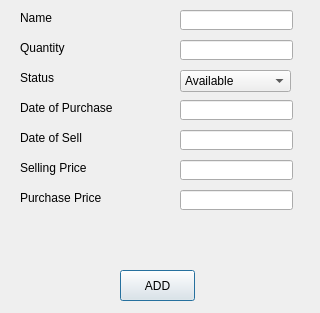
<?xml version="1.0" encoding="UTF-8"?>
<ui version="4.0">
 <class>AddItem</class>
 <widget class="QDialog" name="AddItem">
  <property name="windowModality">
   <enum>Qt::WindowModal</enum>
  </property>
  <property name="geometry">
   <rect>
    <x>0</x>
    <y>0</y>
    <width>320</width>
    <height>313</height>
   </rect>
  </property>
  <property name="windowTitle">
   <string>Add an Item</string>
  </property>
  <property name="inputMethodHints">
   <set>Qt::ImhExclusiveInputMask</set>
  </property>
  <widget class="QPushButton" name="btnAdd">
   <property name="geometry">
    <rect>
     <x>120</x>
     <y>270</y>
     <width>75</width>
     <height>31</height>
    </rect>
   </property>
   <property name="font">
    <font>
     <pointsize>9</pointsize>
    </font>
   </property>
   <property name="text">
    <string>ADD</string>
   </property>
  </widget>
  <widget class="QLabel" name="label">
   <property name="geometry">
    <rect>
     <x>20</x>
     <y>10</y>
     <width>121</width>
     <height>16</height>
    </rect>
   </property>
   <property name="font">
    <font>
     <pointsize>9</pointsize>
    </font>
   </property>
   <property name="text">
    <string>Name</string>
   </property>
  </widget>
  <widget class="QLineEdit" name="txtName">
   <property name="geometry">
    <rect>
     <x>180</x>
     <y>10</y>
     <width>113</width>
     <height>20</height>
    </rect>
   </property>
   <property name="font">
    <font>
     <pointsize>9</pointsize>
    </font>
   </property>
  </widget>
  <widget class="QLineEdit" name="txtQuantity">
   <property name="geometry">
    <rect>
     <x>180</x>
     <y>40</y>
     <width>113</width>
     <height>20</height>
    </rect>
   </property>
   <property name="font">
    <font>
     <pointsize>9</pointsize>
    </font>
   </property>
  </widget>
  <widget class="QLabel" name="label_2">
   <property name="geometry">
    <rect>
     <x>20</x>
     <y>40</y>
     <width>121</width>
     <height>16</height>
    </rect>
   </property>
   <property name="font">
    <font>
     <pointsize>9</pointsize>
    </font>
   </property>
   <property name="text">
    <string>Quantity</string>
   </property>
  </widget>
  <widget class="QLabel" name="label_3">
   <property name="geometry">
    <rect>
     <x>20</x>
     <y>70</y>
     <width>121</width>
     <height>16</height>
    </rect>
   </property>
   <property name="font">
    <font>
     <pointsize>9</pointsize>
    </font>
   </property>
   <property name="text">
    <string>Status</string>
   </property>
  </widget>
  <widget class="QLineEdit" name="txtDOP">
   <property name="geometry">
    <rect>
     <x>180</x>
     <y>100</y>
     <width>113</width>
     <height>20</height>
    </rect>
   </property>
   <property name="font">
    <font>
     <pointsize>9</pointsize>
    </font>
   </property>
  </widget>
  <widget class="QLabel" name="label_4">
   <property name="geometry">
    <rect>
     <x>20</x>
     <y>100</y>
     <width>121</width>
     <height>16</height>
    </rect>
   </property>
   <property name="font">
    <font>
     <pointsize>9</pointsize>
    </font>
   </property>
   <property name="text">
    <string>Date of Purchase</string>
   </property>
  </widget>
  <widget class="QLineEdit" name="txtDOS">
   <property name="geometry">
    <rect>
     <x>180</x>
     <y>130</y>
     <width>113</width>
     <height>20</height>
    </rect>
   </property>
   <property name="font">
    <font>
     <pointsize>9</pointsize>
    </font>
   </property>
  </widget>
  <widget class="QLabel" name="label_5">
   <property name="geometry">
    <rect>
     <x>20</x>
     <y>130</y>
     <width>121</width>
     <height>16</height>
    </rect>
   </property>
   <property name="font">
    <font>
     <pointsize>9</pointsize>
    </font>
   </property>
   <property name="text">
    <string>Date of Sell</string>
   </property>
  </widget>
  <widget class="QLineEdit" name="txtSellingPrice">
   <property name="geometry">
    <rect>
     <x>180</x>
     <y>160</y>
     <width>113</width>
     <height>20</height>
    </rect>
   </property>
   <property name="font">
    <font>
     <pointsize>9</pointsize>
    </font>
   </property>
  </widget>
  <widget class="QLabel" name="label_6">
   <property name="geometry">
    <rect>
     <x>20</x>
     <y>160</y>
     <width>121</width>
     <height>16</height>
    </rect>
   </property>
   <property name="font">
    <font>
     <pointsize>9</pointsize>
    </font>
   </property>
   <property name="text">
    <string>Selling Price</string>
   </property>
  </widget>
  <widget class="QLineEdit" name="txtPurchasePrice">
   <property name="geometry">
    <rect>
     <x>180</x>
     <y>190</y>
     <width>113</width>
     <height>20</height>
    </rect>
   </property>
   <property name="font">
    <font>
     <pointsize>9</pointsize>
    </font>
   </property>
  </widget>
  <widget class="QLabel" name="label_7">
   <property name="geometry">
    <rect>
     <x>20</x>
     <y>190</y>
     <width>121</width>
     <height>16</height>
    </rect>
   </property>
   <property name="font">
    <font>
     <pointsize>9</pointsize>
    </font>
   </property>
   <property name="text">
    <string>Purchase Price</string>
   </property>
  </widget>
  <widget class="QComboBox" name="cmbStatus">
   <property name="geometry">
    <rect>
     <x>180</x>
     <y>70</y>
     <width>111</width>
     <height>22</height>
    </rect>
   </property>
   <item>
    <property name="text">
     <string>Available</string>
    </property>
   </item>
   <item>
    <property name="text">
     <string>Sold</string>
    </property>
   </item>
   <item>
    <property name="text">
     <string>Return</string>
    </property>
   </item>
   <item>
    <property name="text">
     <string>Spoiled</string>
    </property>
   </item>
  </widget>
  <widget class="QLabel" name="lblInfo">
   <property name="geometry">
    <rect>
     <x>100</x>
     <y>240</y>
     <width>141</width>
     <height>16</height>
    </rect>
   </property>
   <property name="text">
    <string/>
   </property>
  </widget>
 </widget>
 <resources/>
 <connections/>
</ui>
